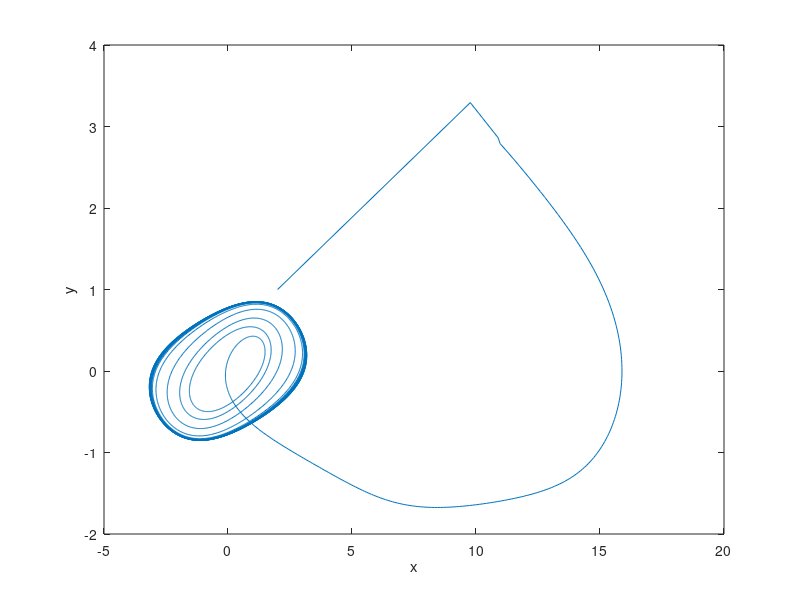

The MATLAB script that drew this image:
% This numerical scheme is for Caputo-Fabrizio Fractal-Fractional
% This scheme is proposed by Prof. Dr. Atangana.
% Code is for Model (3.4) in the research paper cited as:
% Atangana, A., & Qureshi, S. (2019). Modeling attractors of chaotic dynamical
%systems with fractal-fractional operators. Chaos, Solitons & Fractals, 123, 320-337.
clc;clear;close all;
% Inputs
h=0.01; t(1)=0.1; tfinal=100; t=t(1):h:tfinal; N=ceil((tfinal-t(1))/h); % Inputs
x(1)=2; y(1)=1; z(1)=1; % Initial Conditions
alpha=0.97; % this is fractional order
tau=0.89;% this is fractal dimension
g=8.91;A = 2.1;B=0.24; D = 0; b=12.57;% Parameters in the Model(3.4)
M=1; % Normalization factor in CF definition
% The Model (3.4) in the Research Paper
f1 = @(t,x,y,z) g*(y-B*sin(pi*x/(2*A)+D));
f2 = @(t,x,y,z) x-y+z;
f3= @(t,x,y,z) -b*y;
% Algorithm of the Caputo-Fabrizio Fractal-Fractional starts
x(2)=x(1)+tau*t(1)^(tau-1)*f1 (t(1),x(1),y(1),z(1));
y(2)=y(1)+tau*t(1)^(tau-1)*f2(t(1),x(1),y(1),z(1));
z(2)=z(1)+tau*t(1)^(tau-1)*f3(t(1),x(1),y(1),z(1));
tic;
% Algorithm starts
for n=2:N
x(n+1)=x(n)+(tau*(t(n)^(tau-1))*(1-alpha)/M)*f1(t(n),x(n),y(n),z(n))-(tau* (t(n-1)^(tau-1))*(1-alpha)/M)*...
f1(t(n-1),x(n-1),y(n-1),z(n-1))+(alpha*tau*h/(2*M))*(3*t(n)^(tau-1)*...
f1(t(n),x(n),y(n),z(n))-t(n-1)^(tau-1)*f1(t(n-1),x(n-1),y(n-1),z(n-1)));
y(n+1)=y(n)+(tau* (t(n)^(tau-1))*(1-alpha)/M)*f2(t(n),x(n),y(n),z(n))-(tau*(t(n-1)^(tau-1))*(1-alpha)/M)*...
f2(t(n-1),x(n-1),y(n-1),z(n-1))+(alpha*tau*h/(2*M))*(3*t(n)^(tau-1)*...
f2(t(n),x(n),y(n),z(n))-t(n-1)^(tau-1)*f2(t(n-1),x(n-1),y(n-1),z(n-1)));
z(n+1)=z(n)+(tau* (t(n)^(tau-1))*(1-alpha)/M)*f3(t(n),x(n),y(n),z(n))-(tau* (t(n-1)^(tau-1))*(1-alpha)/M)*...
f3(t(n-1),x(n-1),y(n-1),z(n-1))+(alpha*tau*h/(2*M))*(3*t(n)^(tau-1)*...
f3(t(n),x(n),y(n),z(n))-t(n-1)^(tau-1)*f3(t(n-1),x(n-1),y(n-1),z(n-1)));
t(n+1)=t(n)+h;
end
toc; 
plot(x,y),xlabel('x'),ylabel('y'), % Plot (a) of Figure 15 in the research paper
